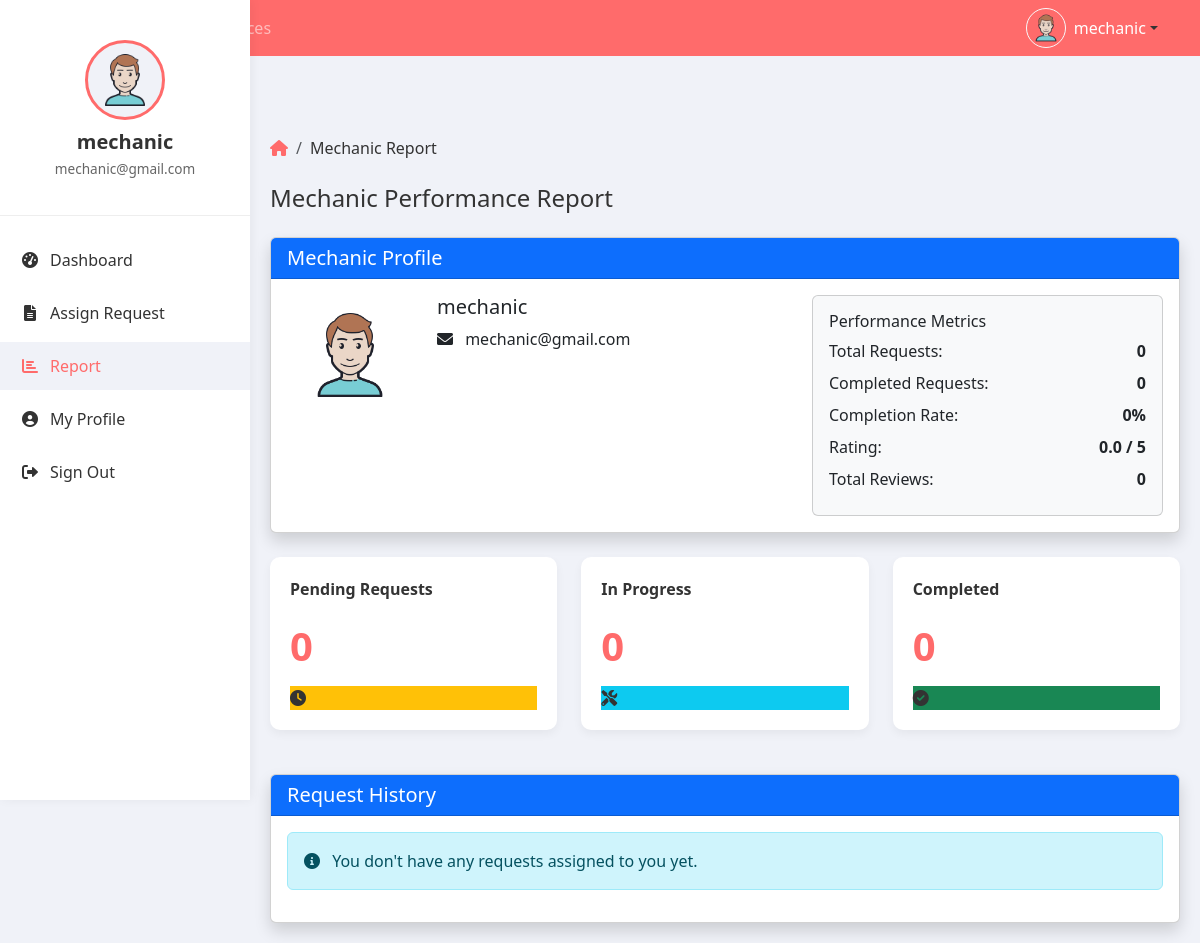
/Views/reports/mechanicReport.php (signed in), run on the app's committed database.
### tables this page shows
CREATE TABLE `mechanics` (
  `id` int(11) NOT NULL,
  `fullName` varchar(50) NOT NULL,
  `email` varchar(100) NOT NULL,
  `username` varchar(30) NOT NULL,
  `password` varchar(300) NOT NULL,
  `location` varchar(50) NOT NULL,
  `specialization` varchar(20) NOT NULL,
  `experience` year(4) NOT NULL,
  `rating` int(11) DEFAULT NULL,
  `totalReviews` int(11) DEFAULT NULL,
  `role` varchar(20) DEFAULT NULL
);

### Controllers/DbController.php (called while the page is built, shortened)
<?php
class DBController
{
    public $dbHost="localhost";
    public $dbUser="root";
    public $dbPassword="";
    public $dbName="on-road";
    public $connection;
    public function openConnection()
    {
        $this->connection=new mysqli($this->dbHost,$this->dbUser,$this->dbPassword,$this->dbName);
        if($this->connection->connect_error)
        {
            echo " Error in Connection : ".$this->connection->connect_error;
            return false;
        }
        else
        {
            return true;
        }
    }
    public function executeQuery($query)
    {
        $result=$this->connection->query($query);
        if($result)
        {
            return $result->fetch_all(MYSQLI_ASSOC);
        }
        else
        {
            return false;
        }
    }
}
?>

### Models/mechanic.php (called while the page is built, shortened)
<?php
require_once __DIR__ . "/../Controllers/DbController.php";
class Mechanic
{
    private $fullName;
    private $email;
    private $rating;
    private $totalReviews;
    public function __construct($id = "", $fullName = "", $email = "", $username = "", $password = "", $location = "", $specialization = "", $experience = "", $rating = 0, $totalReviews = 0)
    {
        $this->fullName = $fullName;
        $this->email = $email;
        $this->rating = $rating;
        $this->totalReviews = $totalReviews;
    }
    public function getFullName()
    {
        return $this->fullName;
    }
    public function getEmail()
    {
        return $this->email;
    }
    public function getMechanicById($id)
    {
        $dbController = new DBController();
        if($dbController->openConnection())
        {
            $query = "SELECT * FROM mechanics WHERE id = $id";
            $result = $dbController->executeQuery($query);
            if($result && count($result) > 0)
            {
                $this->fullName = $result[0]['fullName'];
                $this->email = $result[0]['email'];
                $this->rating = $result[0]['rating'] ?? 0;
                $this->totalReviews = $result[0]['totalReviews'] ?? 0;
                return true;
            }
        }
        return false;
    }
    public function getRating()
    {
        return $this->rating;
    }
    public function getTotalReviews()
    {
        return $this->totalReviews;
    }
}
?>

### Models/request.php (called while the page is built, shortened)
<?php
require_once __DIR__ . "/../Controllers/DbController.php";
class Request
{
public function getAllRequestsByMechanicId($mechanicId) {
    $db = new DBController();
    if ($db->openConnection()) {
        $query = "SELECT r.*, c.fullname as clientName
                  FROM requests r
                  LEFT JOIN clients c ON r.client_id = c.id
                  WHERE r.mechanic_id = '$mechanicId'
                  ORDER BY r.createdAt DESC";
        $result = $db->executeQuery($query);
        return $result ? $result : array();
    } else {
        echo "Error in database connection";
        return array();
    }
}
public function getRequestsCountByMechanicAndStatus($mechanicId, $status)
{
    $dbController = new DBController();
    if($dbController->openConnection())
    {
        $query = "SELECT COUNT(*) as count FROM requests
                  WHERE mechanic_id = $mechanicId AND status = '$status'";
        $result = $dbController->executeQuery($query);
        if($result && count($result) > 0) {
            return $result[0]['count'];
        }
    }
    return 0;
}
public function getCompletedRequestsCountByMechanic($mechanicId)
{
    $dbController = new DBController();
    if($dbController->openConnection())
    {
        $query = "SELECT COUNT(*) as count FROM requests
                  WHERE mechanic_id = $mechanicId AND status = 'completed'";
        $result = $dbController->executeQuery($query);
        if($result && count($result) > 0) {
            return $result[0]['count'];
        }
    }
    return 0;
}
}
?>

### Views/reports/mechanicReport.php (the view, shortened to what this page needs)
<?php
require_once '../../Models/request.php';
require_once '../../Models/mechanic.php';
$mechanicId = $_SESSION['user_id'];
$mechanic = new Mechanic();
$mechanic->getMechanicById($mechanicId);
$request = new Request();
$allRequests = $request->getAllRequestsByMechanicId($mechanicId);
$totalRequests = count($allRequests);
$completedRequests = $request->getCompletedRequestsCountByMechanic($mechanicId);
$pendingRequests = $request->getRequestsCountByMechanicAndStatus($mechanicId, 'assigned');
$inProgressRequests = $request->getRequestsCountByMechanicAndStatus($mechanicId, 'in_progress');
$completionRate = ($totalRequests > 0) ? round(($completedRequests / $totalRequests) * 100) : 0;
?>
<!DOCTYPE html>
<html lang="en">
<head>
    <link href="https://cdn.jsdelivr.net/npm/bootstrap@5.3.0-alpha1/dist/css/bootstrap.min.css" rel="stylesheet">
    <link rel="stylesheet" href="https://cdnjs.cloudflare.com/ajax/libs/font-awesome/6.0.0/css/all.min.css">
    <link rel="stylesheet" href="../../root/css/main.css">
</head>
<body>
    <div class="admin-section">
        <div class="admin-sidebar" id="adminSidebar">
            <div class="admin-profile">
                <div class="admin-avatar">
                    <img src="../../root/img/avatar.png" alt="Mechanic" onerror="this.src='https://ui-avatars.com/api/?name=<?php echo urlencode($_SESSION['fullname']); ?>&background=ff6b6b&color=fff'">
                </div>
                <h5 class="admin-name"><?php echo $_SESSION['fullname']; ?></h5>
                <p class="admin-email"><?php echo $_SESSION['email']; ?></p>
            </div>
            <ul class="sidebar-menu">
                <li>
                    <a href="../mechanicDashboard.php">
                        <i class="fas fa-tachometer-alt"></i> Dashboard
                    </a>
                </li>
                <li>
                    <a href="../requests/assignRequest.php">
                        <i class="fas fa-file-alt"></i> Assign Request
                    </a>
                </li>
                <li>
                    <a href="#" class="active">
                        <i class="fas fa-chart-bar"></i> Report
                    </a>
                </li>
                <li>
                    <a href="../profile.php">
                        <i class="fas fa-user-circle"></i> My Profile
                    </a>
                </li>
                <li>
                    <a href="../../Controllers/LogoutController.php">
                        <i class="fas fa-sign-out-alt"></i> Sign Out
                    </a>
                </li>
            </ul>
        </div>
        <?php include_once '../includes/navbar.php'; ?>
        <div class="admin-content-wrapper">
            <div class="admin-content">
                <nav aria-label="breadcrumb" class="mb-4">
                    <ol class="breadcrumb">
                        <li class="breadcrumb-item"><a href="../mechanicDashboard.php"><i class="fas fa-home"></i></a></li>
                        <li class="breadcrumb-item active" aria-current="page">Mechanic Report</li>
                    </ol>
                </nav>
                <h4 class="mb-4">Mechanic Performance Report</h4>
                <div class="card shadow mb-4">
                    <div class="card-header bg-primary text-white">
                        <h5 class="mb-0">Mechanic Profile</h5>
                    </div>
                    <div class="card-body">
                        <div class="row">
                            <div class="col-md-2 text-center">
                                <img src="../../root/img/avatar.png" alt="Mechanic" class="img-fluid rounded-circle mb-3" style="width: 120px; height: 120px;" onerror="this.src='https://ui-avatars.com/api/?name=<?php echo urlencode($_SESSION['fullname']); ?>&background=ff6b6b&color=fff'">
                            </div>
                            <div class="col-md-5">
                                <h5><?php echo $mechanic->getFullName(); ?></h5>
                                <p><i class="fas fa-envelope me-2"></i> <?php echo $mechanic->getEmail(); ?></p>
                            </div>
                            <div class="col-md-5">
                                <div class="card bg-light">
                                    <div class="card-body">
                                        <h6 class="card-title">Performance Metrics</h6>
                                        <div class="d-flex justify-content-between mb-2">
                                            <span>Total Requests:</span>
                                            <strong><?php echo $totalRequests; ?></strong>
                                        </div>
                                        <div class="d-flex justify-content-between mb-2">
                                            <span>Completed Requests:</span>
                                            <strong><?php echo $completedRequests; ?></strong>
                                        </div>
                                        <div class="d-flex justify-content-between mb-2">
                                            <span>Completion Rate:</span>
                                            <strong><?php echo $completionRate; ?>%</strong>
                                        </div>
                                        <div class="d-flex justify-content-between mb-2">
                                            <span>Rating:</span>
                                            <strong><?php echo number_format($mechanic->getRating(), 1); ?> / 5</strong>
                                        </div>
                                        <div class="d-flex justify-content-between mb-2">
                                            <span>Total Reviews:</span>
                                            <strong><?php echo $mechanic->getTotalReviews(); ?></strong>
                                        </div>
                                    </div>
                                </div>
                            </div>
                        </div>
                    </div>
                </div>
                <div class="row mb-4">
                    <div class="col-md-4">
                        <div class="stat-card">
                            <div class="stat-label">Pending Requests</div>
                            <div class="stat-value"><?php echo $pendingRequests; ?></div>
                            <div class="stat-icon bg-warning"><i class="fas fa-clock"></i></div>
                        </div>
                    </div>
                    <div class="col-md-4">
                        <div class="stat-card">
                            <div class="stat-label">In Progress</div>
                            <div class="stat-value"><?php echo $inProgressRequests; ?></div>
                            <div class="stat-icon bg-info"><i class="fas fa-tools"></i></div>
                        </div>
                    </div>
                    <div class="col-md-4">
                        <div class="stat-card">
                            <div class="stat-label">Completed</div>
                            <div class="stat-value"><?php echo $completedRequests; ?></div>
                            <div class="stat-icon bg-success"><i class="fas fa-check-circle"></i></div>
                        </div>
                    </div>
                </div>
                <div class="card shadow">
                    <div class="card-header bg-primary text-white">
                        <h5 class="mb-0">Request History</h5>
                    </div>
                    <div class="card-body">
                        <?php if (empty($allRequests)): ?>
                            <div class="alert alert-info">
                                <i class="fas fa-info-circle me-2"></i> You don't have any requests assigned to you yet.
                            </div>
                        <?php endif; ?>
                    </div>
                </div>
            </div>
        </div>
    </div>
</body>
</html>

### Views/includes/navbar.php (shortened to what this page needs)
<?php
$isLoggedIn = isset($_SESSION['user_id']);
$username = $isLoggedIn ? $_SESSION['username'] : '';
?>
<nav class="navbar navbar-expand-lg navbar-dark" style="background-color: #ff6b6b;">
    <div class="container">
        <a class="navbar-brand" href="<?php echo $isLoggedIn ? 'home.php' : '../index.php'; ?>">On-Road</a>
        <div class="collapse navbar-collapse" id="navbarNav">
            <ul class="navbar-nav me-auto">
                <li class="nav-item">
                    <a class="nav-link <?php echo basename($_SERVER['PHP_SELF']) == 'home.php' ? 'active' : ''; ?>" href="<?php echo $isLoggedIn ? 'home.php' : '../index.php'; ?>">Home</a>
                </li>
                <li class="nav-item">
                    <a class="nav-link" href="#">Services</a>
                </li>
            </ul>
            <?php if ($isLoggedIn): ?>
            <div class="d-flex align-items-center">
                <div class="dropdown">
                    <a class="nav-link dropdown-toggle d-flex align-items-center" href="#" id="navbarDropdown" role="button" data-bs-toggle="dropdown" aria-expanded="false">
                        <div class="avatar-circle me-2">
                            <img src="../root/img/Avatar.png" alt="Avatar" class="rounded-circle img-fluid border border-light" width="40" height="40">
                        </div>
                        <span class="text-white"><?php echo $username; ?></span>
                    </a>
                </div>
            </div>
            <?php endif; ?>
        </div>
    </div>
</nav>

### root/css/main.css (style rules this page uses)
body { font-family: 'Segoe UI', Tahoma, Geneva, Verdana, sans-serif; color: #333; }
.admin-section { min-height: 100vh; background-color: #f0f2f8; display: flex; flex-direction: column; }
.admin-sidebar { background-color: white; box-shadow: 2px 0 10px rgba(0,0,0,0.05); padding: 20px 0; height: 100vh; position: fixed; width: 250px; z-index: 100; top: 0; }
.admin-content-wrapper { display: flex; flex: 1; margin-top: 60px; }
.admin-content { margin-left: 250px; padding: 20px; width: 100%; }
.admin-profile { text-align: center; padding: 20px 0; border-bottom: 1px solid #eee; margin-bottom: 20px; }
.admin-avatar { width: 80px; height: 80px; border-radius: 50%; background-color: #f0f2f8; display: flex; align-items: center; justify-content: center; margin: 0 auto 10px; border: 3px solid #ff6b6b; overflow: hidden; }
.admin-avatar img { width: 100%; height: auto; }
.admin-name { font-weight: 600; margin-bottom: 5px; }
.admin-email { font-size: 0.85rem; color: #666; }
.sidebar-menu { list-style: none; padding: 0; margin: 0; }
.sidebar-menu li { margin-bottom: 5px; }
.sidebar-menu a { display: flex; align-items: center; padding: 12px 20px; color: #333; text-decoration: none; transition: all 0.3s; }
.sidebar-menu a:hover, .sidebar-menu a.active { background-color: #f0f2f8; color: #ff6b6b; }
.sidebar-menu a i { margin-right: 10px; width: 20px; text-align: center; }
.stat-card { background-color: white; border-radius: 10px; padding: 20px; margin-bottom: 20px; box-shadow: 0 4px 10px rgba(0,0,0,0.05); transition: transform 0.3s ease; }
.stat-value { font-size: 2.5rem; font-weight: 700; color: #ff6b6b; margin-bottom: 10px; }
.stat-label { font-weight: 600; color: #333; margin-bottom: 15px; }
.breadcrumb-item a { color: #ff6b6b; text-decoration: none; }
.breadcrumb-item.active { color: #333; }

### data on the page
mechanics: email "mechanic@gmail.com", rating "0.0", totalReviews "0"

### other printed values
$_SESSION['fullname'] "mechanic"
$_SESSION['email'] "mechanic@gmail.com"
$username "mechanic"
$mechanic->getFullName() "mechanic"
$totalRequests "0"
$completedRequests "0"
$completionRate "0"
$pendingRequests "0"
$inProgressRequests "0"
